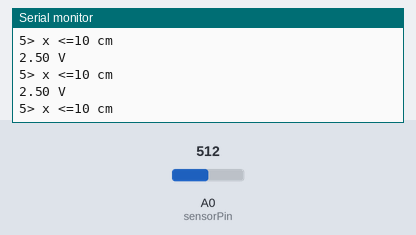
Bench run of a sketch on a simulated Arduino Uno, built with avr-gcc and run on an emulated ATmega328P. Shown: the last lines printed to the serial monitor. The inputs (shaded band) are chosen by the test bench; at power-on: A0 (sensorPin) = 512.

Above: at 1.2 s.
1.3 s: A0 (sensorPin) set to 618
At 1.81 s:
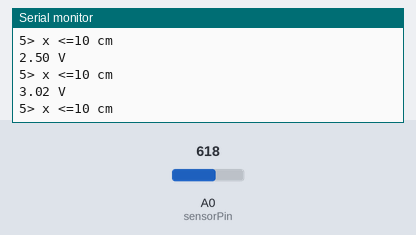
2.8 s: A0 (sensorPin) set to 651
At 3.32 s:
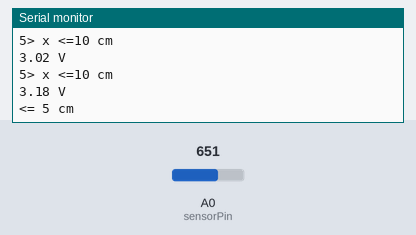
Timing chart, 0 to 5.8 s (numbered marks = the images above; inputs shaded):
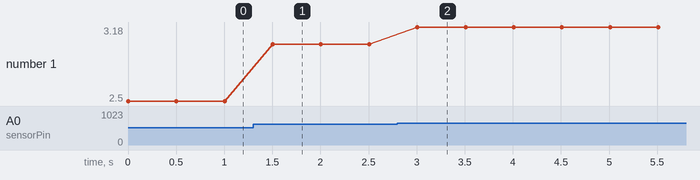

The sketch:

sensor_ir_test.ino
```cpp
// Inclure les librairie:
#include <LiquidCrystal.h>


int sensorPin = 0; // Pin analogique pour lecture de la tension de sortie du senseur (Vout).
                   // La tension varie entre 0 et 3.3 volts.

// Initialisation de la librairie LCD avec les différentes broches utilisées
LiquidCrystal lcd(7, 8, 9, 10, 11, 12);;

void setup(){
  // Positionner le curseur sur l'afficheur LCD:
   // Open Serial communication
  Serial.begin(9600);

}


void loop(){
  float tension = lectureTension();
  String distanceStr = distanceRange();

  Serial.print( tension );
  Serial.println( " V" );

  //lcd.print( "      " );

  Serial.print( distanceStr );
  Serial.println( " cm    ");

  // ne pas rafraichir trop souvent
  delay(500);

}

//Description:
//  Lecture de la tension sur la pin A0
//  Le senseur est sensé retourner une valeur
//  entre 0 & 3.3 volts
//
//Returns:
//  La tension en volt
//
float lectureTension(){
 // Lecture de la valeur sur l'entrée analogique
 // Retourne une valeur entre 0->1024 pour 0->5v
 int valeur = analogRead(sensorPin);

 // Converti la lecture en tension
 float tension = valeur * 5.0;
 tension /= 1024.0;

 return tension;
}

// Tableaux qui permettent de convertir la tension en distance approximative.
//
float sharpVoltage[] = { 3.1, 2.5, 1.84, 1.42, 1.15, 1, 0.85, 0.73, 0.5, 0.4, 0.3 };
int sharpCms[] = { 5, 10, 15, 20, 25, 30, 40, 50, 60, 70, 80 };

//Description:
//  Lecture de la tension sur l'entrée analogique
//  et determination de la distance approximative
//
//Returns:
//  Index superieur (du tableau) dans lequel se situe la mesure.
//  Par exemple, si l'index retourné est 2, la tension du capteur se situe
//    entre les positions 1 et 2 (soit <=2.3v et >1.7v).
//  La distance est donc située entre 10 et 15 cm.
//
int distanceIndex(){
  float tension = lectureTension();
  // si tension inférieur à 0.3v on est soit très loin, soit très près
  // Donc la distance est considérée comme inconnue
  if( tension < 0.3 )
    return -1;
  // Localiser la position dans le tableau OU la tension
  // lue sur le senseur est plus grande que la valeur du tableau
  // de référence
  int index = 0;
  while( sharpVoltage[index] > tension ){
    index++;
    // Si on sort du tableau, la distance est inconnue!
    if( index == 11 )
      return -1;
  }
  return index;
}

//Description:
//  Retourne une evaluation de la distance sous forme d'une
//  chaine de caractères.
String distanceRange(){
  int idx = distanceIndex();
  if( idx == -1 )
    return "Inconnu";
  if( idx == 0 ) {
    return "<= "+String(int(sharpCms[idx]));
  }
  return String(int(sharpCms[idx-1]))+"> x <="+String(int(sharpCms[idx]));
}
```

Measured:
- the behaviour switches between 634 and 635 on A0 (sensorPin) (found by bisection; images 1 and 2)
- after the input at 1.3 s, the serial monitor: prints a new line after 0.20 s (image 1)
- after the input at 2.8 s, the serial monitor: prints a new line after 0.21 s (image 2)
- plotted number 1: 2.5 → 3.02 after the input at 1.3 s, 3.02 → 3.18 after the input at 2.8 s
